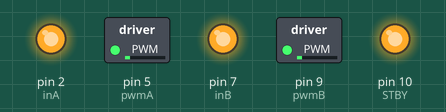
Bench run of a sketch on a simulated Arduino Uno, built with avr-gcc and run on an emulated ATmega328P. On the bench: switched loads named in the sketch (green lamp = pin HIGH), output pins drawn as LEDs (lit = HIGH).

Above: at 0.05 s.
At 2.95 s:
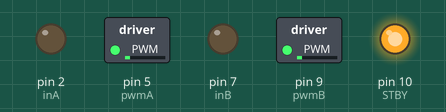
At 10.2 s:
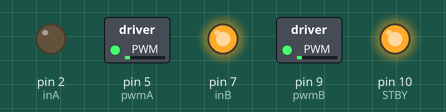
At 12.45 s:
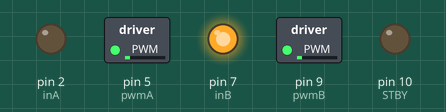
At 20.4 s:
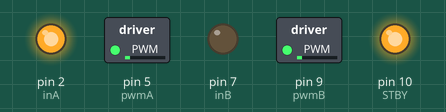
Timing chart, 0 to 28.8 s (numbered marks = the images above):
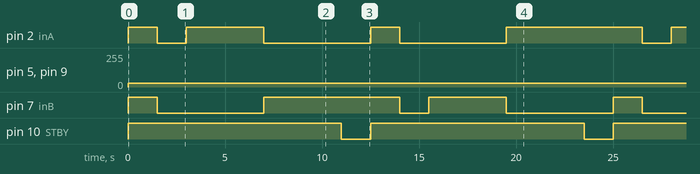

The sketch:

vehicle_test.ino
```cpp
/*
  TB6612FNG H-Bridge Demo
  TB6612-Demo.ino
  Demonstrates use of TB6612FNG H-Bridge Motor Controller
  Drives two DC Motors

  DroneBot Workshop 2019
  https://dronebotworkshop.com
*/

int STBY = 10;
// Motor A

int pwmA = 5;
int inA = 2;

// Motor B

int pwmB = 9;
int inB = 7;

// Motor Speed Values - Start at zero

int MotorSpeed1 = 30;
int MotorSpeed2 = 30;

bool direction = false;
void setup()

{

  // Set all the motor control pins to outputs

  pinMode(STBY, OUTPUT);
  pinMode(pwmA, OUTPUT);
  pinMode(pwmB, OUTPUT);
  pinMode(inA, OUTPUT);
  pinMode(inB, OUTPUT);

}

void loop() {

  digitalWrite(STBY, HIGH);

  // Set Motor A forward
  digitalWrite(inA, HIGH);
 // Set Motor B forward
  digitalWrite(inB, HIGH);

  // Set the motor speeds
  analogWrite(pwmA, MotorSpeed1);
  analogWrite(pwmB, MotorSpeed2);

  delay(1500);

  // Set Motor A backward
  digitalWrite(inA, LOW);
 // Set Motor B backward
  digitalWrite(inB, LOW);

  // Set the motor speeds
  analogWrite(pwmA, MotorSpeed1);
  analogWrite(pwmB, MotorSpeed2);
  delay(1500);

  if( direction==false ){
    turn_I();
  }
  else {
    turn_II();
  }

  direction = !direction;

  //stop the vehicle
  digitalWrite(STBY, LOW);

  delay(1500);
}

void turn_I(){
  //Set Motor A forword
  digitalWrite(inA, HIGH);
  // Set Motor B backward
  digitalWrite(inB, LOW);

  // Set the motor speeds
  analogWrite(pwmA, MotorSpeed1);
  analogWrite(pwmB, MotorSpeed2);

  delay(4000);

  // Set Motor A backward
  digitalWrite(inA, LOW);
  // Set Motor B forward
  digitalWrite(inB, HIGH);

  // Set the motor speeds
  analogWrite(pwmA, MotorSpeed1);
  analogWrite(pwmB, MotorSpeed2);

  delay(4000);
}

  void turn_II()  {
    // Set Motor A backward
    digitalWrite(inA, LOW);
    // Set Motor B forward
    digitalWrite(inB, HIGH);

    // Set the motor speeds
    analogWrite(pwmA, MotorSpeed1);
    analogWrite(pwmB, MotorSpeed2);

    delay(4000);

    //Set Motor A forword
    digitalWrite(inA, HIGH);
    // Set Motor B backward
    digitalWrite(inB, LOW);

    // Set the motor speeds
    analogWrite(pwmA, MotorSpeed1);
    analogWrite(pwmB, MotorSpeed2);

    delay(4000);
 }
```

Measured:
- by itself, pin 2 (inA): repeats every 25.0 s: LOW 1.5 s, HIGH 4.0 s, LOW 5.5 s, HIGH 1.5 s, LOW 5.5 s, HIGH 7.0 s
- by itself, pin 5 (pwmA), pin 9 (pwmB): 0/255 → 30/255 at 0.00 s
- by itself, pin 7 (inB): repeats every 25.0 s: LOW 5.5 s, HIGH 7.0 s, LOW 1.5 s, HIGH 4.0 s, LOW 5.5 s, HIGH 1.5 s
- by itself, pin 10 (STBY): alternates HIGH for 11.0 s and LOW for 1.5 s
